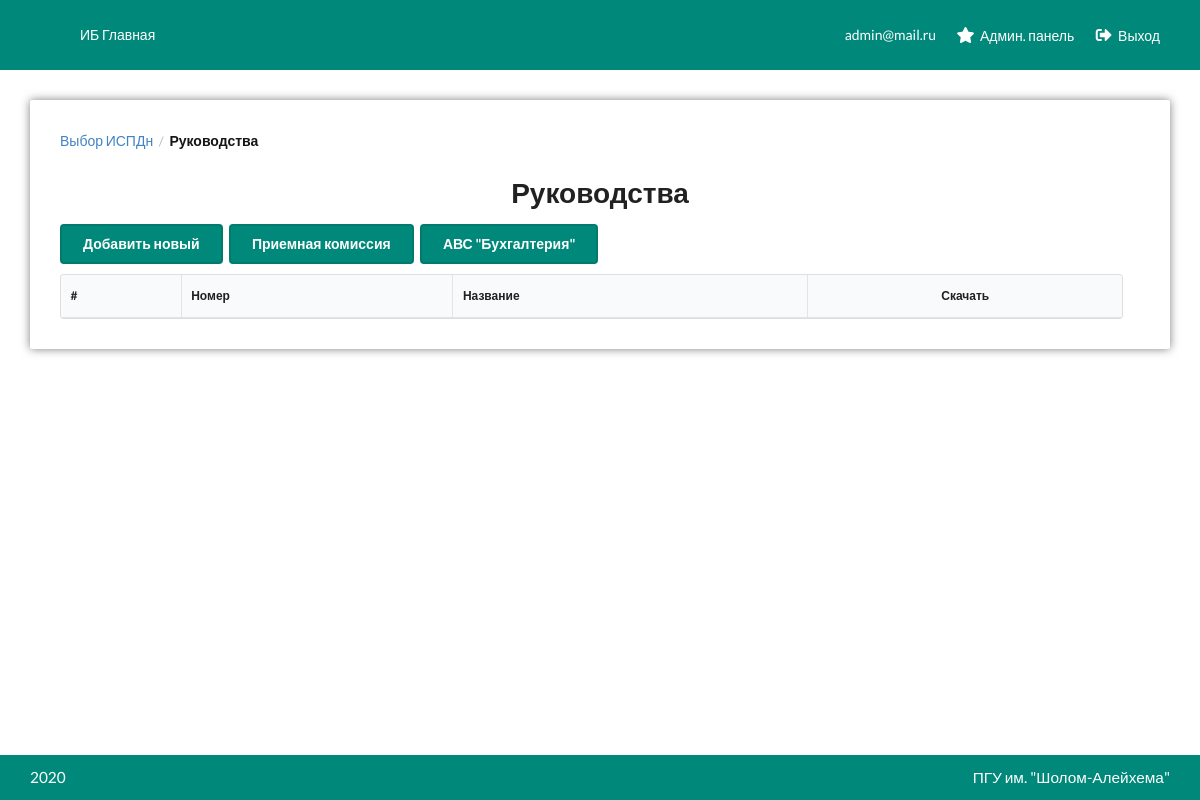
/ispdn/rukovodstva/ (signed in), run on the app's committed database.
### Accounts/models.py (models this page shows, shortened)
class User(AbstractBaseUser, PermissionsMixin):
    objects = MyUserManager()
    email = models.EmailField(_('email address'), unique=True)
    last_name = models.CharField(max_length=128, verbose_name='Фамилия')
    first_name = models.CharField(max_length=128, verbose_name='Имя')
    surname = models.CharField(max_length=128, verbose_name='Отчество')
    is_staff = models.BooleanField(default=False, verbose_name='Персонал')
    is_active = models.BooleanField(default=True, verbose_name='Активный')
    date_joined = models.DateTimeField(default=timezone.now, verbose_name='Дата регистрации')
    dolzhnost = models.CharField(max_length=64, default='', verbose_name='Должность')
    gr_key = models.CharField(max_length=16, default=None, null=True, blank=True, verbose_name='Графический ключ')
    USERNAME_FIELD = 'email'
    REQUIRED_FIELDS = []
    class Meta:
        ordering = ['id']
        verbose_name = 'Пользователь'
        verbose_name_plural = 'Пользователи'

### Ispdn/models.py (models this page shows, shortened)
class Ispdn(models.Model):
    objects = MyManager()
    nomer = models.CharField(max_length=32, verbose_name='Номер')
    name = models.CharField(max_length=256, verbose_name='Название')
    start_date = models.DateField(null=True, blank=True)
    end_date = models.DateField(null=True, blank=True)
    prikaz = models.ManyToManyField('Prikaz', related_name='ispdns', blank=True)
    instruct = models.ManyToManyField('Instruct', related_name='ispdns', blank=True)
    rukovodstvo = models.ManyToManyField('Rukovodstvo', related_name='ispdns', blank=True)
    polozhenie = models.ManyToManyField('Polozhenie', related_name='ispdns', blank=True)
    po = models.ManyToManyField('ProgOb', related_name='ispdns', blank=True)
    raznoe = models.ManyToManyField('Raznoe', related_name='ispdns', blank=True)
    class Meta:
        verbose_name = 'ИСПДн'
        verbose_name_plural = 'ИСПДн'

### Ispdn/views.py (the view)
# urls.py: path('rukovodstva/', rukovodstva, name='rukovodstva_all'),
def rukovodstva(request, ispdn_id=None):
    return instance_list(request, ispdn_id, template='Ispdn/TableList/Rukovodstva.html', model=Rukovodstvo, field_name='rukovodstvo')

### Accounts/templatetags/modified.py (called while the page is built)
def get_value_from_context(context, dots_var, nullable=False):
    c_key = dots_var.split('.')[0]
    try:
        var = context[c_key]
    except KeyError:
        if nullable:
            return None
        raise KeyError('Template context does not exist key: {}'.format(c_key))
    splitted_var = dots_var.split('.')
    if len(splitted_var) > 0:
        attr = '.'.join(splitted_var[1:])
        try:
            value = getattr(var, attr)
        except Exception:
            if nullable:
                return None
            raise AttributeError('Variable {} does not contain attribute {}'.format(splitted_var[0], attr))
    else:
        value = var
    if callable(value):
        value = value()
    return value

### Ispdn/views.py (called while the page is built)
def instance_list(request, ispdn_id, template, model, field_name):
    ispdn = None
    if ispdn_id:
        ispdn = Ispdn.objects.get_or_404(id=ispdn_id)
        instances = getattr(ispdn, field_name).all()
    else:
        instances = model.objects.all()
    ispdns = Ispdn.objects.all()
    return render(request, template, {'instances': instances, 'ispdn': ispdn, 'ispdns': ispdns})

### utils/shortcuts.py (called while the page is built)
def build_url(*args, **kwargs):
    get = kwargs.pop('get', None)
    url = reverse(*args, kwargs=kwargs)
    if get:
        url += '?' + urllib.parse.urlencode(get)
    return url

### templates/Ispdn/TableList/Rukovodstva.html (shortened to what this page needs)
{% extends 'base.html' %}
{% load modified %}
{% block content %}
    <div class="ui container">
        <div class="child-center">
            <div class="skzi-list cblock">
                <div class="content">
                    <div class="ui breadcrumb">
                      <a href="{% url 'ispdn:select' %}" class="section">Выбор ИСПДн</a>
                      <div class="divider"> / </div>
                      <div class="active section">Руководства</div>
                    </div>
                    <h1 class="ui center aligned header">Руководства</h1>
                    <div class="panel">
                        <div class="buttons left">
                            {% if ispdn %}
                                <a href="{% iurl 'ispdn:rukovodstvo_form' get_source='ispdn.id' %}" class="button primary ui medium">Добавить новый</a>
                                <a href="{% url 'ispdn:rukovodstva_all' %}" class="button primary ui medium">Список всех руководств</a>
                            {% else %}
                                <a href="{% iurl 'ispdn:rukovodstvo_form' %}" class="button primary ui medium">Добавить новый</a>
                                {% for ispdn in ispdns %}
                                    <a href="{% iurl 'ispdn:rukovodstva' ispdn_id='ispdn.id' %}" class="button primary ui medium">{{ ispdn.name }}</a>
                                {% endfor %}
                            {% endif %}
                        </div>
                    </div>
                    <div class="sixteen wide table-container">
                        <div class="table-width">
                            <table class="ui celled selectable sortable table tableFixHead">
                                <thead>
                                <tr>
                                    <th>#</th>
                                    <th>Номер</th>
                                    <th>Название</th>
                                    <th class="center aligned">Скачать</th>
                                </tr>
                                </thead>
                            </table>
                        </div>
                    </div>
                </div>
            </div>
        </div>
    </div>
{% endblock %}

### templates/navbar.html (shortened to what this page needs)
{% load static %}
<nav>
    <div class="ui container">
        <ul class="left">
            <li><a href="{% url 'main:index' %}">ИБ Главная</a></li>
        </ul>
        {% if request.user.is_authenticated %}
            <ul class="right">
                <li><a>{% if request.user.prepod %}{{ request.user.prepod.fio }}{% else %}
                    {{ request.user.email }}{% endif %}</a></li>
                {% if request.user.is_superuser %}
                    <li><a href="/admin/"><i class="star plus icon"></i>Админ. панель</a></li>
                {% endif %}
                <li><a href="{% url 'accounts:logout' %}"><i class="sign out alternate icon"></i>Выход</a></li>
            </ul>
        {% else %}
            <ul class="right">
                <li><a href="{% url 'accounts:registration' %}"><i class="user plus icon"></i>Регистрация</a></li>
                <li><a href="{% url 'accounts:login' %}"><i class="sign in alternate icon"></i>Вход</a></li>
            </ul>
        {% endif %}
    </div>
</nav>

### static/css/style.css (style rules this page uses)
:root { --color: #151515;--nav-bg-color: #00897b;--nav-color: #ffffff;--nav-item-hover-bg-color: #007b6e;--content-bg-color: #ffffff;--btn-primary-color: #00897b;--btn-primary-hover-color: #007b6e;--btn-primary-active-color: #006d62;--btn-primary-text-color: #ffffff;--menu-active-color: #ccddff;--menu-active-hover-color: #b3ccff;--graphic-key-color: #00897b;--graphic-key-brd-color: #007b6e }
:root body:before { filter:invert(100%) blur(5px) opacity(60%) }
nav { width:100%;height:70px;background-color:var(--nav-bg-color);line-height:70px }
nav div.container { height:100% }
nav div.container ul { margin:0;height:100%;line-height:inherit;display:inline-block;position:relative }
nav div.container ul.left { float:left }
nav div.container ul.right { float:right }
nav div.container ul li { height:100%;line-height:inherit;display:inline-block;position:relative;float:left }
nav div.container ul li:not(.logo) a { display:block;height:100%;line-height:inherit;color:var(--nav-color);padding:0 10px }
nav div.container ul li:not(.logo) a i { margin-right:5px;font-size:16px }
.skzi-list { width:100%;max-width:100% }
.skzi-list .panel { width:100%;float:left;position:relative;margin-bottom:10px }
.skzi-list .panel .buttons { float:left }
.skzi-list .panel .buttons.left { width:calc(100% - 500px) }
.skzi-list .table-container { width:100%;overflow-x:auto;overflow-y:visible !important;font-size:12px;max-height:60vh;padding-right:17px }
.skzi-list .table-container .table-width { max-width:2000px }
.skzi-list .table-container .table-width table thead th { position:sticky;top:0;white-space:normal !important;word-wrap:break-spaces;vertical-align:top }
html { padding:0;margin:0;min-height:100% }
body { padding:0;margin:0;color:var(--color) }
body:before { z-index:-3;content:"";position:fixed;top:0;left:0;width:100%;height:100%;background-attachment:fixed;background-repeat:no-repeat;background-size:cover }
body h1 { font-size:3rem }
.ui.container { width:95%;max-width:1280px !important }
.child-center { width:100%;display:flex;justify-content:center }
.cblock { display:block;position:relative;float:left }
.content:not(.no-shadow) { margin:30px 0;background-color:var(--content-bg-color);border-radius:2px;display:block;position:relative;float:left;width:100%;padding:30px;box-shadow:0 0 10px rgba(0,0,0,0.5) }
.ui.button.primary { background-color:var(--btn-primary-color);color:var(--btn-primary-text-color);border-radius:4px;border:solid 2px #007b6e }

### data on the page
User: user.email "admin@mail.ru"
Ispdn: name "Приемная комиссия"
Ispdn: name "АВС \"Бухгалтерия\""
